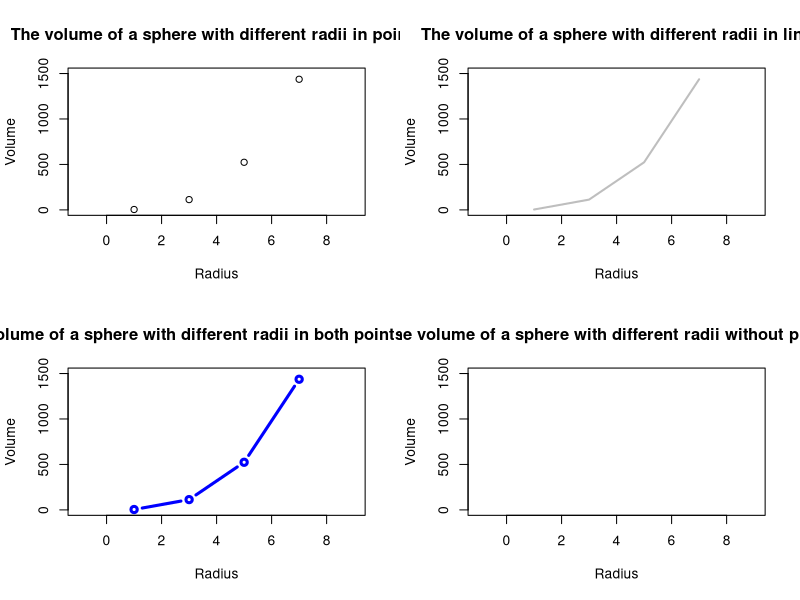

Write R code to recreate this figure.

radius = c(1,3,5,7)
volume = 4/3*pi*radius^3

par(mfrow=c(2,2))
plot(radius,volume,main="The volume of a sphere with different radii in points",
     xlab="Radius",
     ylab="Volume",
     ylim=c(0,1500),xlim=c(-1,9),
     lwd = 1,
     col = "black",
     type = "p")
plot(radius,volume,main="The volume of a sphere with different radii in line",
     xlab="Radius",
     ylab="Volume",
     ylim=c(0,1500),xlim=c(-1,9),
     lwd = 2,
     col = "grey",
     type = "l")
plot(radius,volume,main="The volume of a sphere with different radii in both points and lines",
     xlab="Radius",
     ylab="Volume",
     ylim=c(0,1500),xlim=c(-1,9),
     lwd = 3,
     col = "blue",
     type = "b")
plot(radius,volume,main="The volume of a sphere with different radii without plotting",
     xlab="Radius",
     ylab="Volume",
     ylim=c(0,1500),xlim=c(-1,9),
     lwd = 4,
     col = "red",
     type = "n")
